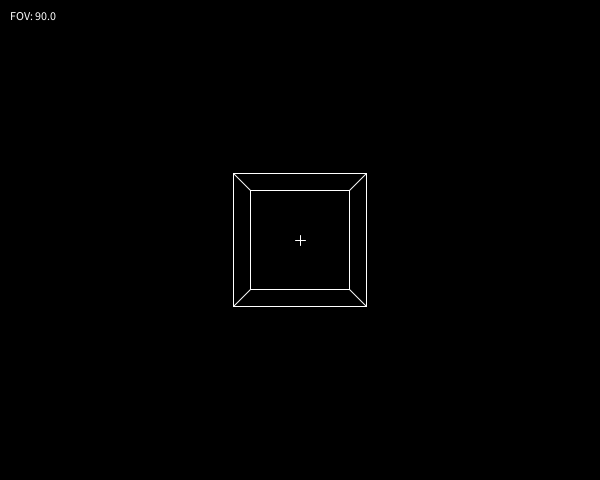
Frame 1 (no input)
Frame 60 (the mouse pressed at the canvas centre just before this capture): identical to frame 1, image omitted
Frame 120 (the mouse held since frame 60 and released just before this capture): identical to frame 1, image omitted

The Processing sketch that drew this single still picture (run headless with seeded random() and noise(); from frame 60 on, the mouse is pressed at the canvas centre):

// Processing sketch: Wireframe
// ── Wireframe.pde
int screenW = 600;
int screenH = 480;

Position camera = new Position(0,-2,0);

float direction = PI/8; //CCW around Z axis
float FOV = PI/2; // 90deg

Cube cube;
float x = 4, y = 0, z = 0;
float size = 1.2;
float speed = 0.1;

// https://www.instructables.com/id/3D-Wireframe-Engine-Using-Processing/
void setup(){
  size(600,480);
}

void draw(){
  background(0,0,0); // black
  stroke(255);       // white
  
  cube = new Cube(new Position(x,y,z), size);
  
  line(screenW/2 - 5, screenH/2, screenW/2 + 5 , screenH/2); // crosshair X
  line(screenW/2, screenH/2 - 5, screenW/2, screenH/2 + 5);  // crosshair Y
  
  for(int i = 0; i < cube.edges.length; i++){
    Position drawStart = pointOnCanvas(cube.edges[i].start);
    Position drawEnd   = pointOnCanvas(cube.edges[i].end);
    
    line(drawStart.X, drawStart.Y, drawEnd.X, drawEnd.Y);
  }
  
  float degrees = FOV * 180/PI;
  text("FOV: " + degrees,10,20);
}

void keyPressed(){
  // Change cube position
  if(key == 'w'){
    x-=speed;
  }else if(key == 'a'){
    y-=speed;
  }else if(key == 's'){
    x+=speed;
  }else if(key == 'd'){
    y+=speed;
  }else if(key == 'q'){
    z+=speed;
  }else if(key == 'e'){
    z-=speed;
  }
  
  // Change camera FOV or angle
  if(keyCode == UP){
    FOV-=speed;
  }else if(keyCode == LEFT){
    y-=speed;
  }else if(keyCode == DOWN){
    FOV+=speed;
  }else if(keyCode == RIGHT){
    y+=speed;
  }
}

Position pointOnCanvas(Position pos){
  // Horizontal and Vertical angles
  float angleH = atan2(pos.Y,pos.X);
  float angleV = atan2(pos.Z,pos.X);
  
  return new Position(screenW/2 - angleH * screenW/FOV,
                      screenH/2 - angleV * screenW/FOV,
                      0);
}

// ── Cube.pde
class Cube{
  Edge[] edges = new Edge[12];
  
  Cube(Position pos, float size){
    // Top square
    edges[0] = new Edge(pos.Relative(-size/2, size/2, size/2), pos.Relative(-size/2,-size/2, size/2)); //1 to 2
    edges[1] = new Edge(pos.Relative(-size/2, size/2, size/2), pos.Relative( size/2, size/2, size/2)); //1 to 5
    edges[2] = new Edge(pos.Relative( size/2,-size/2, size/2), pos.Relative(-size/2,-size/2, size/2)); //6 to 2
    edges[3] = new Edge(pos.Relative( size/2,-size/2, size/2), pos.Relative( size/2, size/2, size/2)); //6 to 5
    
    // Bottom square
    edges[4] = new Edge(pos.Relative(-size/2, size/2, -size/2), pos.Relative(-size/2,-size/2, -size/2)); //4 to 3
    edges[5] = new Edge(pos.Relative(-size/2, size/2, -size/2), pos.Relative( size/2, size/2, -size/2)); //4 to 8
    edges[6] = new Edge(pos.Relative( size/2,-size/2, -size/2), pos.Relative(-size/2,-size/2, -size/2)); //7 to 3
    edges[7] = new Edge(pos.Relative( size/2,-size/2, -size/2), pos.Relative( size/2, size/2, -size/2)); //7 to 8
    
    // Left side
    edges[8] = new Edge(pos.Relative(-size/2, size/2, size/2), pos.Relative(-size/2, size/2, -size/2)); //1 to 4
    edges[9] = new Edge(pos.Relative( size/2, size/2, size/2), pos.Relative( size/2, size/2, -size/2)); //5 to 8
    
    // Right side
    edges[10] = new Edge(pos.Relative(-size/2, -size/2, size/2), pos.Relative(-size/2, -size/2, -size/2)); //2 to 3
    edges[11] = new Edge(pos.Relative( size/2, -size/2, size/2), pos.Relative( size/2, -size/2, -size/2)); //6 to 7
  }
}

// ── Edge.pde
class Edge{
  Position start;
  Position end;
  
  Edge(Position s, Position e){
    start = s;
    end = e;
  }
}

// ── Position.pde
class Position{
  float X,Y,Z;
  
  Position(float x, float y, float z){
    X=x;
    Y=y;
    Z=z;
  }
  
  Position Relative(float dx, float dy, float dz){
    return new Position(X+dx, Y+dy, Z+dz);
  }
}
